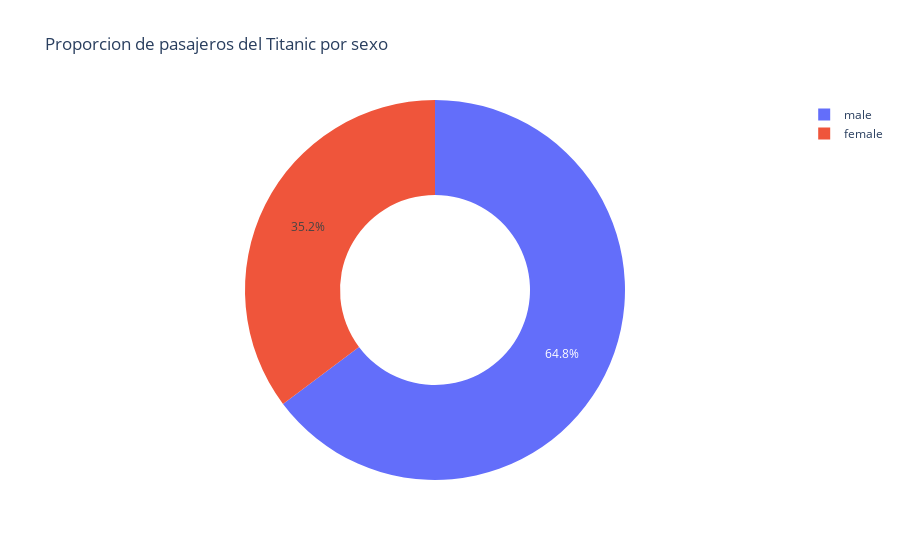

The code cell stored with this chart in its notebook:
### Code cell
# Grafico de Pie / Dona con Plotly
# https://plotly.com/python/pie-charts/
pasajeros2 = pasajeros.reset_index()
fig = px.pie(
    pasajeros2, 
    names='Sex', 
    values='PassengerId', 
    title='Proporcion de pasajeros del Titanic por sexo',
    hole=0.5
)
fig.show()

### Figure 1 — Plotly figure (JSON) as saved in the notebook; plotly's stock layout.template omitted (floating-point values rounded to 4 significant figures)
{"data": [{"domain": {"x": [0, 1], "y": [0, 1]}, "hole": 0.5, "hovertemplate": "Sex=%{label}<br>PassengerId=%{value}<extra></extra>", "labels": ["female", "male"], "legendgroup": "", "name": "", "showlegend": true, "type": "pie", "values": [314, 577]}], "layout": {"legend": {"tracegroupgap": 0}, "title": {"text": "Proporcion de pasajeros del Titanic por sexo"}}}
